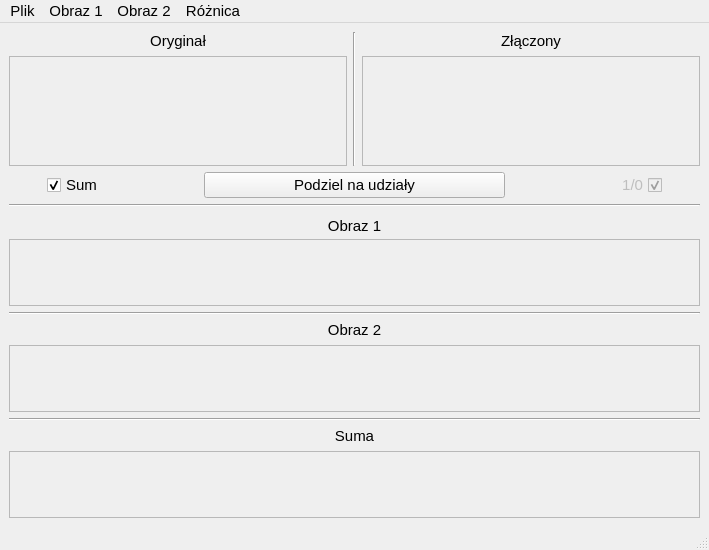
<?xml version="1.0" encoding="UTF-8"?>
<ui version="4.0">
 <class>MainWindow</class>
 <widget class="QMainWindow" name="MainWindow">
  <property name="geometry">
   <rect>
    <x>0</x>
    <y>0</y>
    <width>709</width>
    <height>550</height>
   </rect>
  </property>
  <property name="sizePolicy">
   <sizepolicy hsizetype="Preferred" vsizetype="Preferred">
    <horstretch>0</horstretch>
    <verstretch>0</verstretch>
   </sizepolicy>
  </property>
  <property name="minimumSize">
   <size>
    <width>600</width>
    <height>550</height>
   </size>
  </property>
  <property name="font">
   <font>
    <pointsize>11</pointsize>
   </font>
  </property>
  <property name="windowTitle">
   <string>Visual cryptography</string>
  </property>
  <property name="toolButtonStyle">
   <enum>Qt::ToolButtonTextOnly</enum>
  </property>
  <property name="animated">
   <bool>false</bool>
  </property>
  <property name="tabShape">
   <enum>QTabWidget::Triangular</enum>
  </property>
  <widget class="QWidget" name="centralwidget">
   <property name="minimumSize">
    <size>
     <width>600</width>
     <height>500</height>
    </size>
   </property>
   <property name="palette">
    <palette>
     <active/>
     <inactive/>
     <disabled/>
    </palette>
   </property>
   <layout class="QVBoxLayout" name="verticalLayout" stretch="2,0,0,0,1,0,0,1,0,0,1">
    <item>
     <layout class="QHBoxLayout" name="appLayoyt" stretch="0,0,0">
      <property name="spacing">
       <number>6</number>
      </property>
      <property name="sizeConstraint">
       <enum>QLayout::SetDefaultConstraint</enum>
      </property>
      <item>
       <layout class="QVBoxLayout" name="originalLayout">
        <property name="spacing">
         <number>6</number>
        </property>
        <property name="sizeConstraint">
         <enum>QLayout::SetDefaultConstraint</enum>
        </property>
        <item>
         <widget class="QLabel" name="originLabel">
          <property name="sizePolicy">
           <sizepolicy hsizetype="Expanding" vsizetype="Fixed">
            <horstretch>0</horstretch>
            <verstretch>0</verstretch>
           </sizepolicy>
          </property>
          <property name="text">
           <string>Oryginał</string>
          </property>
          <property name="alignment">
           <set>Qt::AlignCenter</set>
          </property>
         </widget>
        </item>
        <item>
         <widget class="QScrollArea" name="originalScrollArea">
          <property name="sizePolicy">
           <sizepolicy hsizetype="Expanding" vsizetype="Expanding">
            <horstretch>0</horstretch>
            <verstretch>0</verstretch>
           </sizepolicy>
          </property>
          <property name="minimumSize">
           <size>
            <width>0</width>
            <height>40</height>
           </size>
          </property>
          <property name="widgetResizable">
           <bool>true</bool>
          </property>
          <widget class="QWidget" name="originalScrollLayout">
           <property name="geometry">
            <rect>
             <x>0</x>
             <y>0</y>
             <width>333</width>
             <height>97</height>
            </rect>
           </property>
           <property name="sizePolicy">
            <sizepolicy hsizetype="Expanding" vsizetype="Expanding">
             <horstretch>0</horstretch>
             <verstretch>0</verstretch>
            </sizepolicy>
           </property>
           <layout class="QHBoxLayout" name="horizontalLayout_4">
            <item>
             <widget class="QLabel" name="originalImage">
              <property name="sizePolicy">
               <sizepolicy hsizetype="Minimum" vsizetype="Preferred">
                <horstretch>0</horstretch>
                <verstretch>0</verstretch>
               </sizepolicy>
              </property>
              <property name="text">
               <string/>
              </property>
             </widget>
            </item>
           </layout>
          </widget>
         </widget>
        </item>
       </layout>
      </item>
      <item>
       <widget class="Line" name="main_sideSeparator">
        <property name="sizePolicy">
         <sizepolicy hsizetype="Fixed" vsizetype="Minimum">
          <horstretch>0</horstretch>
          <verstretch>0</verstretch>
         </sizepolicy>
        </property>
        <property name="orientation">
         <enum>Qt::Vertical</enum>
        </property>
       </widget>
      </item>
      <item>
       <layout class="QVBoxLayout" name="mergeLayout">
        <property name="spacing">
         <number>6</number>
        </property>
        <property name="sizeConstraint">
         <enum>QLayout::SetDefaultConstraint</enum>
        </property>
        <item>
         <widget class="QLabel" name="mergeLabel">
          <property name="sizePolicy">
           <sizepolicy hsizetype="Expanding" vsizetype="Fixed">
            <horstretch>0</horstretch>
            <verstretch>0</verstretch>
           </sizepolicy>
          </property>
          <property name="text">
           <string>Złączony</string>
          </property>
          <property name="alignment">
           <set>Qt::AlignCenter</set>
          </property>
         </widget>
        </item>
        <item>
         <widget class="QScrollArea" name="mergeScrollArea">
          <property name="sizePolicy">
           <sizepolicy hsizetype="Expanding" vsizetype="Expanding">
            <horstretch>0</horstretch>
            <verstretch>0</verstretch>
           </sizepolicy>
          </property>
          <property name="minimumSize">
           <size>
            <width>0</width>
            <height>40</height>
           </size>
          </property>
          <property name="widgetResizable">
           <bool>true</bool>
          </property>
          <widget class="QWidget" name="mergeScrollLayout">
           <property name="geometry">
            <rect>
             <x>0</x>
             <y>0</y>
             <width>333</width>
             <height>97</height>
            </rect>
           </property>
           <property name="sizePolicy">
            <sizepolicy hsizetype="Expanding" vsizetype="Expanding">
             <horstretch>0</horstretch>
             <verstretch>0</verstretch>
            </sizepolicy>
           </property>
           <layout class="QHBoxLayout" name="horizontalLayout_5">
            <item>
             <widget class="QLabel" name="mergedImage">
              <property name="sizePolicy">
               <sizepolicy hsizetype="Minimum" vsizetype="Preferred">
                <horstretch>0</horstretch>
                <verstretch>0</verstretch>
               </sizepolicy>
              </property>
              <property name="text">
               <string/>
              </property>
             </widget>
            </item>
           </layout>
          </widget>
         </widget>
        </item>
       </layout>
      </item>
     </layout>
    </item>
    <item>
     <layout class="QHBoxLayout" name="buttonLayout" stretch="1,2,2,8,2,2,1">
      <item>
       <spacer name="leftMarginSpacer">
        <property name="orientation">
         <enum>Qt::Horizontal</enum>
        </property>
        <property name="sizeHint" stdset="0">
         <size>
          <width>40</width>
          <height>20</height>
         </size>
        </property>
       </spacer>
      </item>
      <item>
       <widget class="QCheckBox" name="sumCheck">
        <property name="sizePolicy">
         <sizepolicy hsizetype="Expanding" vsizetype="Fixed">
          <horstretch>0</horstretch>
          <verstretch>0</verstretch>
         </sizepolicy>
        </property>
        <property name="layoutDirection">
         <enum>Qt::LeftToRight</enum>
        </property>
        <property name="text">
         <string>Sum</string>
        </property>
        <property name="checked">
         <bool>true</bool>
        </property>
       </widget>
      </item>
      <item>
       <spacer name="rightButtonSpacer">
        <property name="orientation">
         <enum>Qt::Horizontal</enum>
        </property>
        <property name="sizeHint" stdset="0">
         <size>
          <width>40</width>
          <height>20</height>
         </size>
        </property>
       </spacer>
      </item>
      <item>
       <widget class="QPushButton" name="regenerateButton">
        <property name="sizePolicy">
         <sizepolicy hsizetype="Expanding" vsizetype="Fixed">
          <horstretch>0</horstretch>
          <verstretch>0</verstretch>
         </sizepolicy>
        </property>
        <property name="minimumSize">
         <size>
          <width>0</width>
          <height>0</height>
         </size>
        </property>
        <property name="maximumSize">
         <size>
          <width>16777215</width>
          <height>16777215</height>
         </size>
        </property>
        <property name="text">
         <string>Podziel na udziały</string>
        </property>
       </widget>
      </item>
      <item>
       <spacer name="leftButtonSpacer">
        <property name="orientation">
         <enum>Qt::Horizontal</enum>
        </property>
        <property name="sizeHint" stdset="0">
         <size>
          <width>40</width>
          <height>20</height>
         </size>
        </property>
       </spacer>
      </item>
      <item>
       <widget class="QCheckBox" name="simplifiedCheck">
        <property name="enabled">
         <bool>false</bool>
        </property>
        <property name="sizePolicy">
         <sizepolicy hsizetype="Expanding" vsizetype="Fixed">
          <horstretch>0</horstretch>
          <verstretch>0</verstretch>
         </sizepolicy>
        </property>
        <property name="layoutDirection">
         <enum>Qt::RightToLeft</enum>
        </property>
        <property name="text">
         <string>1/0</string>
        </property>
        <property name="checked">
         <bool>true</bool>
        </property>
       </widget>
      </item>
      <item>
       <spacer name="rightMarginSpacer">
        <property name="orientation">
         <enum>Qt::Horizontal</enum>
        </property>
        <property name="sizeHint" stdset="0">
         <size>
          <width>40</width>
          <height>20</height>
         </size>
        </property>
       </spacer>
      </item>
     </layout>
    </item>
    <item>
     <widget class="Line" name="main_partSeparator">
      <property name="orientation">
       <enum>Qt::Horizontal</enum>
      </property>
     </widget>
    </item>
    <item>
     <widget class="QLabel" name="part1Label">
      <property name="sizePolicy">
       <sizepolicy hsizetype="Expanding" vsizetype="Fixed">
        <horstretch>0</horstretch>
        <verstretch>0</verstretch>
       </sizepolicy>
      </property>
      <property name="minimumSize">
       <size>
        <width>0</width>
        <height>20</height>
       </size>
      </property>
      <property name="maximumSize">
       <size>
        <width>16777215</width>
        <height>13</height>
       </size>
      </property>
      <property name="text">
       <string>Obraz 1</string>
      </property>
      <property name="alignment">
       <set>Qt::AlignCenter</set>
      </property>
     </widget>
    </item>
    <item>
     <widget class="QScrollArea" name="part1ScrollArea">
      <property name="sizePolicy">
       <sizepolicy hsizetype="Expanding" vsizetype="Expanding">
        <horstretch>0</horstretch>
        <verstretch>1</verstretch>
       </sizepolicy>
      </property>
      <property name="minimumSize">
       <size>
        <width>0</width>
        <height>40</height>
       </size>
      </property>
      <property name="widgetResizable">
       <bool>true</bool>
      </property>
      <widget class="QWidget" name="part1ScrollAreaContents">
       <property name="geometry">
        <rect>
         <x>0</x>
         <y>0</y>
         <width>689</width>
         <height>63</height>
        </rect>
       </property>
       <property name="sizePolicy">
        <sizepolicy hsizetype="Expanding" vsizetype="Expanding">
         <horstretch>0</horstretch>
         <verstretch>0</verstretch>
        </sizepolicy>
       </property>
       <layout class="QHBoxLayout" name="horizontalLayout_3">
        <item>
         <widget class="QLabel" name="part1Image">
          <property name="sizePolicy">
           <sizepolicy hsizetype="Minimum" vsizetype="Preferred">
            <horstretch>0</horstretch>
            <verstretch>0</verstretch>
           </sizepolicy>
          </property>
          <property name="text">
           <string/>
          </property>
         </widget>
        </item>
        <item>
         <widget class="QLabel" name="rPart1Image">
          <property name="sizePolicy">
           <sizepolicy hsizetype="Minimum" vsizetype="Preferred">
            <horstretch>0</horstretch>
            <verstretch>0</verstretch>
           </sizepolicy>
          </property>
          <property name="text">
           <string/>
          </property>
         </widget>
        </item>
        <item>
         <widget class="QLabel" name="gPart1Image">
          <property name="sizePolicy">
           <sizepolicy hsizetype="Minimum" vsizetype="Preferred">
            <horstretch>0</horstretch>
            <verstretch>0</verstretch>
           </sizepolicy>
          </property>
          <property name="text">
           <string/>
          </property>
         </widget>
        </item>
        <item>
         <widget class="QLabel" name="bPart1Image">
          <property name="sizePolicy">
           <sizepolicy hsizetype="Minimum" vsizetype="Preferred">
            <horstretch>0</horstretch>
            <verstretch>0</verstretch>
           </sizepolicy>
          </property>
          <property name="text">
           <string/>
          </property>
         </widget>
        </item>
       </layout>
      </widget>
     </widget>
    </item>
    <item>
     <widget class="Line" name="partSeperator">
      <property name="orientation">
       <enum>Qt::Horizontal</enum>
      </property>
     </widget>
    </item>
    <item>
     <widget class="QLabel" name="part2Label">
      <property name="layoutDirection">
       <enum>Qt::LeftToRight</enum>
      </property>
      <property name="text">
       <string>Obraz 2</string>
      </property>
      <property name="alignment">
       <set>Qt::AlignCenter</set>
      </property>
     </widget>
    </item>
    <item>
     <widget class="QScrollArea" name="part2ScrollArea">
      <property name="sizePolicy">
       <sizepolicy hsizetype="Expanding" vsizetype="Expanding">
        <horstretch>0</horstretch>
        <verstretch>1</verstretch>
       </sizepolicy>
      </property>
      <property name="minimumSize">
       <size>
        <width>0</width>
        <height>40</height>
       </size>
      </property>
      <property name="widgetResizable">
       <bool>true</bool>
      </property>
      <widget class="QWidget" name="imageScrollAreaContents">
       <property name="geometry">
        <rect>
         <x>0</x>
         <y>0</y>
         <width>689</width>
         <height>62</height>
        </rect>
       </property>
       <property name="sizePolicy">
        <sizepolicy hsizetype="Expanding" vsizetype="Expanding">
         <horstretch>0</horstretch>
         <verstretch>0</verstretch>
        </sizepolicy>
       </property>
       <layout class="QHBoxLayout" name="horizontalLayout_6">
        <item>
         <widget class="QLabel" name="part2Image">
          <property name="sizePolicy">
           <sizepolicy hsizetype="Minimum" vsizetype="Preferred">
            <horstretch>0</horstretch>
            <verstretch>0</verstretch>
           </sizepolicy>
          </property>
          <property name="text">
           <string/>
          </property>
         </widget>
        </item>
        <item>
         <widget class="QLabel" name="rPart2Image">
          <property name="sizePolicy">
           <sizepolicy hsizetype="Minimum" vsizetype="Preferred">
            <horstretch>0</horstretch>
            <verstretch>0</verstretch>
           </sizepolicy>
          </property>
          <property name="text">
           <string/>
          </property>
         </widget>
        </item>
        <item>
         <widget class="QLabel" name="gPart2Image">
          <property name="sizePolicy">
           <sizepolicy hsizetype="Minimum" vsizetype="Preferred">
            <horstretch>0</horstretch>
            <verstretch>0</verstretch>
           </sizepolicy>
          </property>
          <property name="text">
           <string/>
          </property>
         </widget>
        </item>
        <item>
         <widget class="QLabel" name="bPart2Image">
          <property name="sizePolicy">
           <sizepolicy hsizetype="Minimum" vsizetype="Preferred">
            <horstretch>0</horstretch>
            <verstretch>0</verstretch>
           </sizepolicy>
          </property>
          <property name="text">
           <string/>
          </property>
         </widget>
        </item>
       </layout>
      </widget>
     </widget>
    </item>
    <item>
     <widget class="Line" name="part_difSeparator">
      <property name="orientation">
       <enum>Qt::Horizontal</enum>
      </property>
     </widget>
    </item>
    <item>
     <widget class="QLabel" name="diffLabel">
      <property name="layoutDirection">
       <enum>Qt::LeftToRight</enum>
      </property>
      <property name="text">
       <string>Suma</string>
      </property>
      <property name="alignment">
       <set>Qt::AlignCenter</set>
      </property>
     </widget>
    </item>
    <item>
     <widget class="QScrollArea" name="diffScrollArea">
      <property name="sizePolicy">
       <sizepolicy hsizetype="Expanding" vsizetype="Expanding">
        <horstretch>0</horstretch>
        <verstretch>1</verstretch>
       </sizepolicy>
      </property>
      <property name="minimumSize">
       <size>
        <width>0</width>
        <height>40</height>
       </size>
      </property>
      <property name="widgetResizable">
       <bool>true</bool>
      </property>
      <widget class="QWidget" name="diffScrollAreaContents">
       <property name="geometry">
        <rect>
         <x>0</x>
         <y>0</y>
         <width>689</width>
         <height>63</height>
        </rect>
       </property>
       <property name="sizePolicy">
        <sizepolicy hsizetype="Expanding" vsizetype="Expanding">
         <horstretch>0</horstretch>
         <verstretch>0</verstretch>
        </sizepolicy>
       </property>
       <layout class="QHBoxLayout" name="horizontalLayout_7">
        <item>
         <widget class="QLabel" name="diffImage">
          <property name="sizePolicy">
           <sizepolicy hsizetype="Minimum" vsizetype="Preferred">
            <horstretch>0</horstretch>
            <verstretch>0</verstretch>
           </sizepolicy>
          </property>
          <property name="text">
           <string/>
          </property>
         </widget>
        </item>
        <item>
         <widget class="QLabel" name="rDiffImage">
          <property name="sizePolicy">
           <sizepolicy hsizetype="Minimum" vsizetype="Preferred">
            <horstretch>0</horstretch>
            <verstretch>0</verstretch>
           </sizepolicy>
          </property>
          <property name="text">
           <string/>
          </property>
         </widget>
        </item>
        <item>
         <widget class="QLabel" name="gDiffImage">
          <property name="sizePolicy">
           <sizepolicy hsizetype="Minimum" vsizetype="Preferred">
            <horstretch>0</horstretch>
            <verstretch>0</verstretch>
           </sizepolicy>
          </property>
          <property name="text">
           <string/>
          </property>
         </widget>
        </item>
        <item>
         <widget class="QLabel" name="bDiffImage">
          <property name="sizePolicy">
           <sizepolicy hsizetype="Minimum" vsizetype="Preferred">
            <horstretch>0</horstretch>
            <verstretch>0</verstretch>
           </sizepolicy>
          </property>
          <property name="text">
           <string/>
          </property>
         </widget>
        </item>
       </layout>
      </widget>
     </widget>
    </item>
   </layout>
  </widget>
  <widget class="QMenuBar" name="menubar">
   <property name="geometry">
    <rect>
     <x>0</x>
     <y>0</y>
     <width>709</width>
     <height>25</height>
    </rect>
   </property>
   <widget class="QMenu" name="menuFile">
    <property name="title">
     <string>Plik</string>
    </property>
    <addaction name="actionLoad"/>
   </widget>
   <widget class="QMenu" name="menuPart1">
    <property name="title">
     <string>Obraz 1</string>
    </property>
    <addaction name="actionLoad1"/>
    <addaction name="actionSave1"/>
    <addaction name="actionSaveAs1"/>
   </widget>
   <widget class="QMenu" name="menuPart2">
    <property name="title">
     <string>Obraz 2</string>
    </property>
    <addaction name="actionLoad2"/>
    <addaction name="actionSave2"/>
    <addaction name="actionSaveAs2"/>
   </widget>
   <widget class="QMenu" name="menuR_nica">
    <property name="title">
     <string>Różnica</string>
    </property>
    <addaction name="actionSave3"/>
    <addaction name="actionSaveAs3"/>
   </widget>
   <addaction name="menuFile"/>
   <addaction name="menuPart1"/>
   <addaction name="menuPart2"/>
   <addaction name="menuR_nica"/>
  </widget>
  <widget class="QStatusBar" name="statusbar"/>
  <action name="actionLoad">
   <property name="text">
    <string>Wczytaj</string>
   </property>
  </action>
  <action name="actionSave1">
   <property name="text">
    <string>Zapisz</string>
   </property>
  </action>
  <action name="actionSaveAs1">
   <property name="text">
    <string>Zapisz jako</string>
   </property>
  </action>
  <action name="actionLoad1">
   <property name="text">
    <string>Wczytaj</string>
   </property>
  </action>
  <action name="actionSave2">
   <property name="text">
    <string>Zapisz</string>
   </property>
  </action>
  <action name="actionSaveAs2">
   <property name="text">
    <string>Zapisz jako</string>
   </property>
  </action>
  <action name="actionLoad2">
   <property name="text">
    <string>Wczytaj</string>
   </property>
  </action>
  <action name="actionSave3">
   <property name="text">
    <string>Zapisz</string>
   </property>
  </action>
  <action name="actionSaveAs3">
   <property name="text">
    <string>Zapisz jako</string>
   </property>
  </action>
 </widget>
 <resources/>
 <connections/>
</ui>
